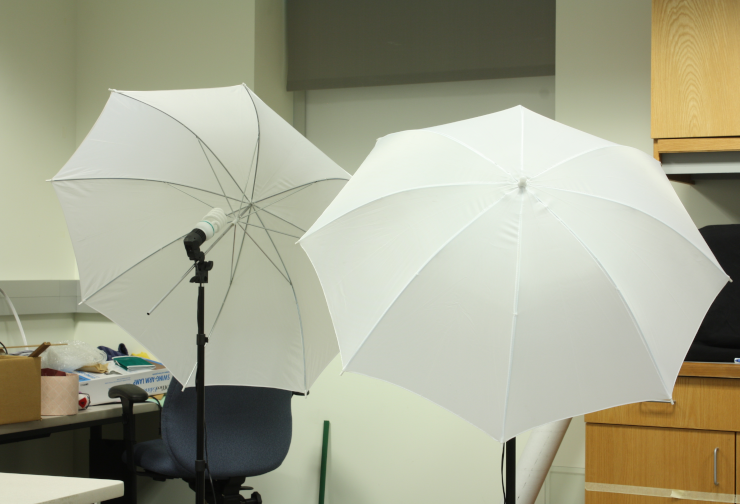
#> input picture images/umbrellaL.png, 740 x 504 px
$ python disparity_optim.py   (older library calls are emulated)
#> lines starting #> are read from the running program, lines starting #| are printed output that depends on the picture
import sys

import cv2
import matplotlib.pyplot as plt
import numpy as np

# Stereo calibration values from the coursework
focal_length_px = 5806.559
doffs = 114.291
baseline_mm = 174.019

# Target image resolution
original_width = 3088
resized_width = 740

scale_factor = resized_width / original_width
focal_length_px *= scale_factor
doffs *= scale_factor


# ================================================
def getDisparityMap(imL, imR, numDisparities, blockSize):
    stereo = cv2.StereoBM_create(numDisparities=numDisparities, blockSize=blockSize)
    stereo.setPreFilterType(cv2.STEREO_BM_PREFILTER_XSOBEL)
    stereo.setPreFilterSize(5)  # Preprocessing filter size
    stereo.setPreFilterCap(31)  # Cutoffs for preprocessing filters
    stereo.setTextureThreshold(10)  # Filter low texture areas
    stereo.setUniquenessRatio(15)  # Uniqueness ratio to reduce false matches
    stereo.setSpeckleWindowSize(100)  # Filtering small speckled noise
    stereo.setSpeckleRange(32)  # Maximum difference between spots
    stereo.setDisp12MaxDiff(1)  # Maximum difference between left and right consistency checks

    disparity = stereo.compute(imL, imR)
    disparity = disparity - disparity.min() + 1  # Avoid zero depth
    disparity = disparity.astype(np.float32) / 16.0

    return disparity


# ================================================


# ================================================
# [62 lines left out: function plot_3d, not called in this run]


# ================================================


# ================================================
def update(val):
    num_disp = cv2.getTrackbarPos('NumDisparities', 'Disparity')
    block_size = cv2.getTrackbarPos('BlockSize', 'Disparity')

    num_disp = max(16, num_disp * 16)
    block_size = max(5, block_size | 1)

    # Use Sobel edge detection in the update function
    imgL_sobel = cv2.Sobel(imgL, cv2.CV_64F, 1, 0, ksize=3)
    imgR_sobel = cv2.Sobel(imgR, cv2.CV_64F, 1, 0, ksize=3)
    imgL_sobel = cv2.normalize(imgL_sobel, None, 0, 255, cv2.NORM_MINMAX).astype(np.uint8)
    imgR_sobel = cv2.normalize(imgR_sobel, None, 0, 255, cv2.NORM_MINMAX).astype(np.uint8)
    disp = getDisparityMap(imgL_sobel, imgR_sobel, num_disp, block_size)

    # Add post-processing: median filter denoising, replace median filter in update function with more robust filtering
    disp_filtered = cv2.medianBlur(disp, 5)
    disp_filtered = cv2.morphologyEx(disp_filtered, cv2.MORPH_CLOSE, np.ones((5, 5), np.uint8))

    # Normalization is used for display, adjust the normalization method in the update function
    disp_norm = cv2.normalize(disp_filtered, None, 0, 255, cv2.NORM_MINMAX)
    disp_norm = cv2.convertScaleAbs(disp_norm, alpha=1.5, beta=0)  # Enhanced contrast

    cv2.imshow('Disparity', disp_norm)

    global current_disparity
    current_disparity = disp_filtered


# ================================================


if __name__ == '__main__':
    # Load images
    imgL = cv2.imread('./images/umbrellaL.png', cv2.IMREAD_GRAYSCALE)
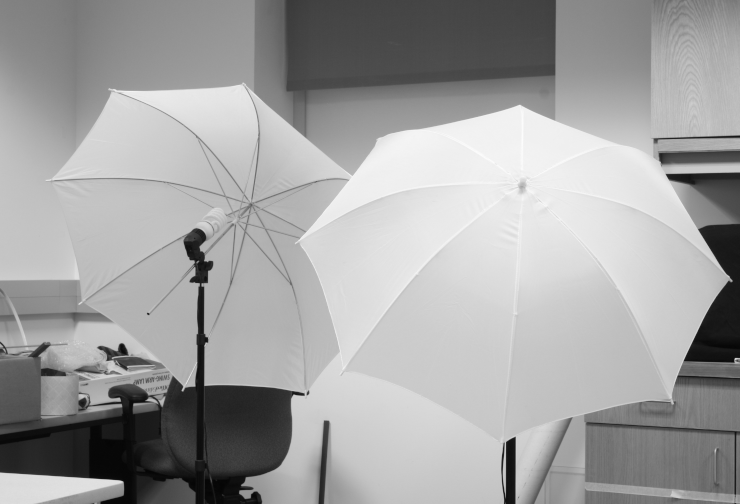
#> imgL: shape (504, 740); min 5, max 252, mean 161.7
    imgR = cv2.imread('./images/umbrellaR.png', cv2.IMREAD_GRAYSCALE)
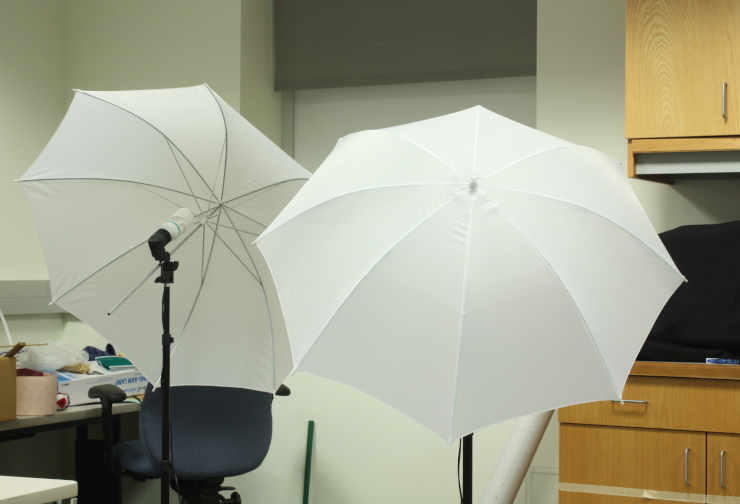
#> input picture images/umbrellaR.png, 740 x 504 px
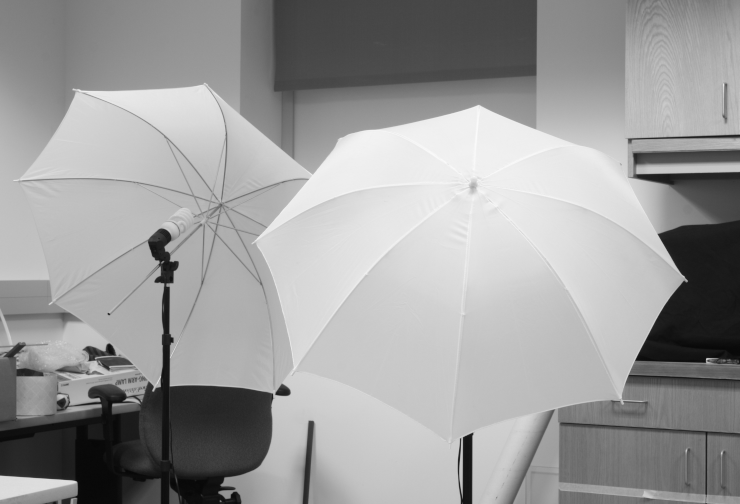
#> imgR: shape (504, 740); min 7, max 250, mean 155.8
    if imgL is None or imgR is None:
        print("Error loading images.")
        sys.exit()

    # Resize for speed (optional if not already resized)
    imgL = cv2.resize(imgL, (740, 505))
#> imgL: shape (505, 740)
    imgR = cv2.resize(imgR, (740, 505))
#> imgR: shape (505, 740)

    # Create window and trackbars
    cv2.namedWindow('Disparity', cv2.WINDOW_NORMAL)
    cv2.createTrackbar('NumDisparities', 'Disparity', 6, 20, update)  # steps of 16
    cv2.createTrackbar('BlockSize', 'Disparity', 15, 30, update)  # odd values only

    current_disparity = getDisparityMap(imgL, imgR, 64, 5)
#> in getDisparityMap, `disparity = stereo.compute(imL, imR)`:
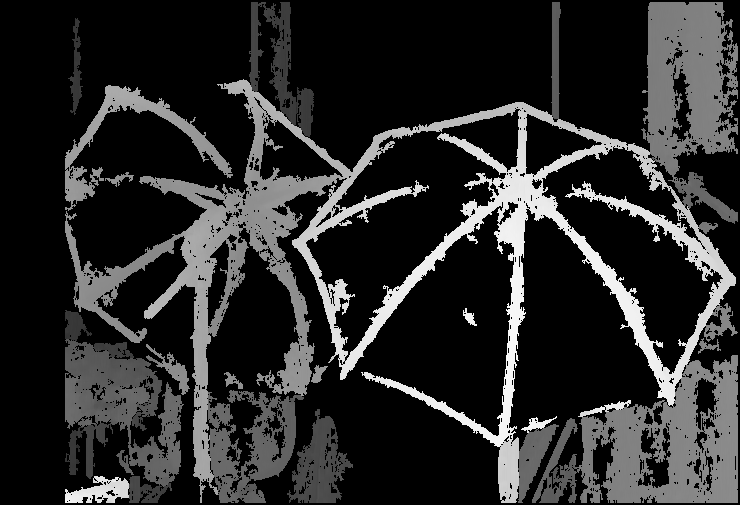
#> disparity: shape (505, 740) int16; min -16, max 866, mean 130.4; drawn with min black and max white
    update(0)
#> in update, `imgR_sobel = cv2.Sobel(imgR, cv2.CV_64F, 1, 0, ksize=3)`:
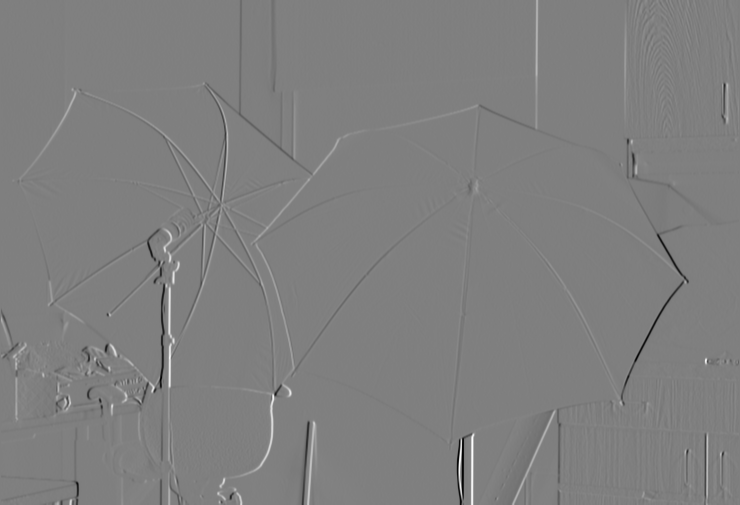
#> imgR_sobel: shape (505, 740) float64; min -700, max 698, mean -0.5; drawn with min black and max white
#> in update, `disp_filtered = cv2.medianBlur(disp, 5)`:
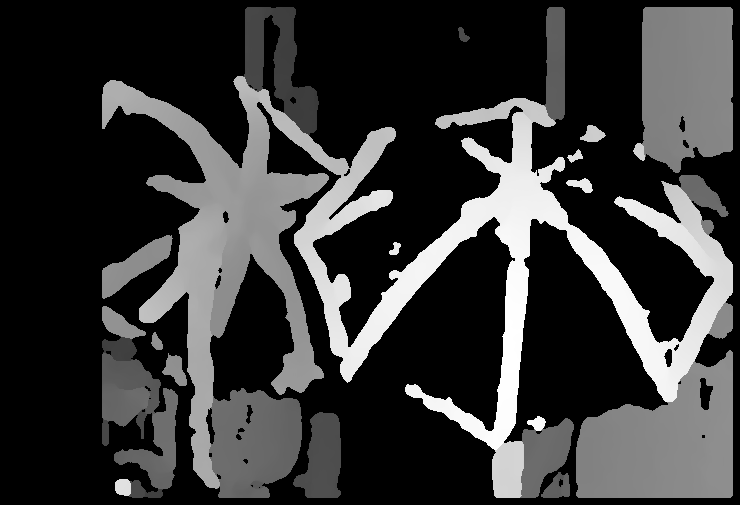
#> disp_filtered: shape (505, 740) float32; min 0.0625, max 53.62, mean 11.6; drawn with min black and max white
#> in update, `disp_norm = cv2.convertScaleAbs(disp_norm, alpha=1.5, beta=0)`:
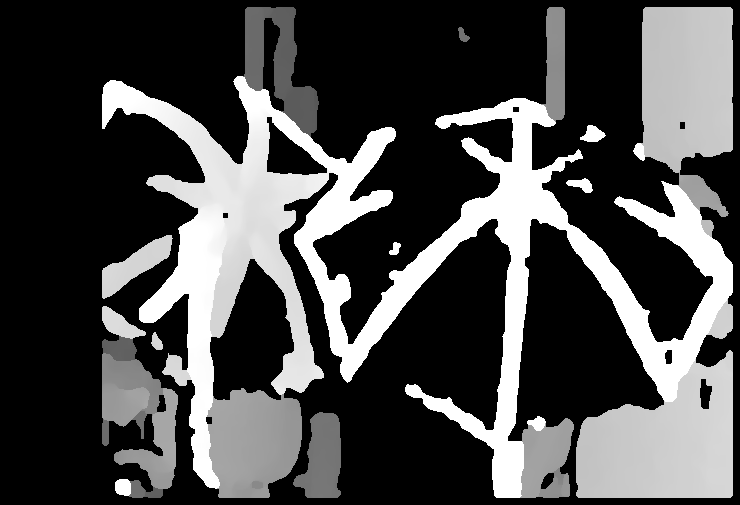
#> disp_norm: shape (505, 740); min 0, max 255, mean 73.4

    print("Press '3' to show 3D plot. Press SPACE or ESC to quit.")

    while True:
        key = cv2.waitKey(1)
#> (key Esc is pressed here)
        if key == ord(' ') or key == 27:
            break
        elif key == ord('3'):
            plot_3d(current_disparity, focal_length_px, baseline_mm, doffs)

    cv2.destroyAllWindows()
